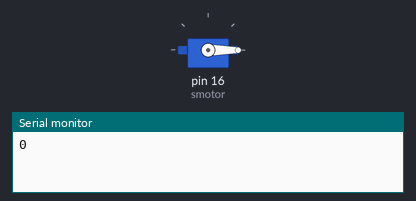
A sketch run on a simulated Arduino Uno, built with avr-gcc and run on an emulated ATmega328P. Parts: servo, the last lines printed to the serial monitor.

Above: at 0.05 s.
At 6.0 s:
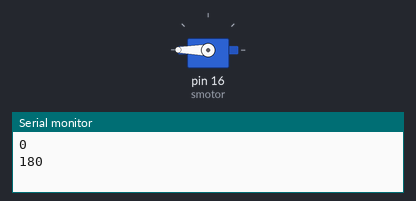
Timing chart, 0 to 7.8 s (numbered marks = the images above):
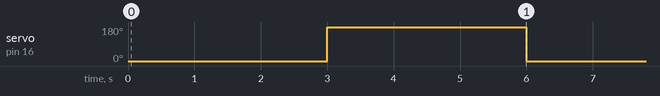

Measured:
- by itself, servo on pin 16 (smotor): alternates 180° for 3.0 s and 0° for 3.0 s

The sketch:

Pico_Arduino_Servo.ino
```cpp
 // Servo Motor control Pi Pico

 #include <Servo.h>
 Servo smotor;  // 오브젝트 생성

 int angle = 0 ;

 void setup() {
   smotor.attach(16);  //  16 번 핀에 모터
   Serial.begin(9600);
   smotor.write(0); // initilize to 0 degree
 }

 void loop() {
     angle = 0 ;
     smotor.write(angle);
     Serial.println(angle);
     delay(3000);

     angle = 180 ;
     smotor.write(angle);
     Serial.println(angle);
     delay(3000);
 }
```
